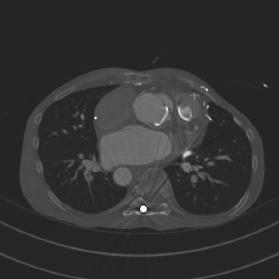
#> input picture Code/Sample Images/img_4.png, 279 x 279 px
$ python 'Region Growing.py'
#> lines starting #> are read from the running program, lines starting #| are printed output that depends on the picture; after the words box and inside, x2 and y2 are one past the last pixel; in counts of white or black regions, pixels touching at a corner belong together
import numpy as np
import cv2.cv2 as cv2


class Point:
    def __init__(self, x, y):
        self.x = x
        self.y = y

    def getX(self):
        return self.x

    def getY(self):
        return self.y


def getGrayDiff(img, currentPoint, tmpPoint):
    return abs(int(img[currentPoint.x, currentPoint.y]) - int(img[tmpPoint.x, tmpPoint.y]))


# get 8 near point to decide where to grow
def selectConnects():
    connects = [Point(-1, -1), Point(0, -1), Point(1, -1), Point(1, 0), Point(1, 1), Point(0, 1), Point(-1, 1),
                Point(-1, 0)]
    return connects


def regionGrow(img, seeds, thresh):
    m, n = img.shape
    seedMark = np.zeros([m, n])
    seedList = []
    for seed in seeds:
        seedList.append(seed)
    label = 1
    connects = selectConnects()
    while (len(seedList) > 0):
        currentPoint = seedList.pop(0)
        seedMark[currentPoint.x, currentPoint.y] = label
        for i in range(8):
            tmpX = currentPoint.x + connects[i].x
            tmpY = currentPoint.y + connects[i].y
            if tmpX < 0 or tmpY < 0 or tmpX >= m or tmpY >= n:
                continue

            grayDiff = getGrayDiff(img, currentPoint, Point(tmpX, tmpY))
            if grayDiff < thresh and seedMark[tmpX, tmpY] == 0:
                seedMark[tmpX, tmpY] = label
                seedList.append(Point(tmpX, tmpY))
    return seedMark


if __name__ == "__main__":
    img = cv2.imread('../Sample Images/img_4.png')
#> img is the input picture: shape (279, 279, 3); min 27, max 255, mean 50.7
    img = cv2.resize(img, (800, 600))
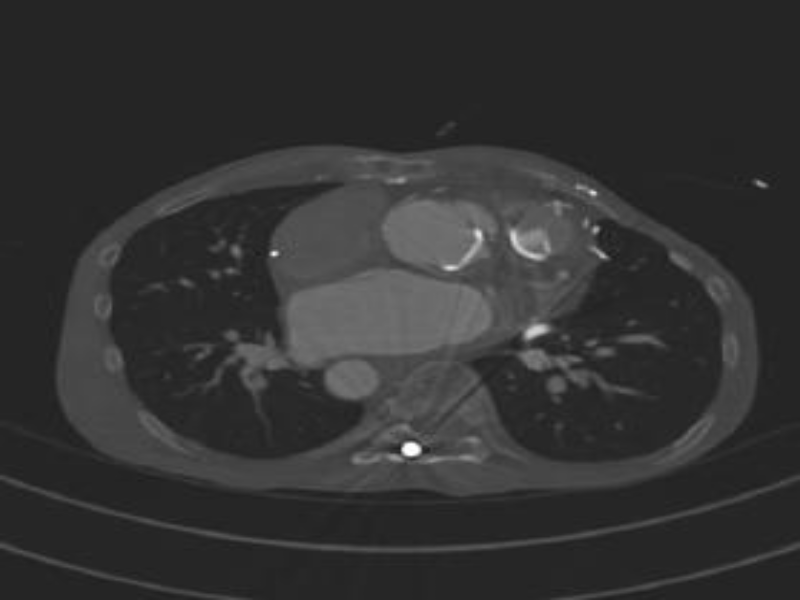
#> img: shape (600, 800, 3); min 28, max 255, mean 50.6
    img = cv2.cvtColor(img, cv2.COLOR_BGR2GRAY)
#> img: shape (600, 800)
    cv2.imshow("Before filter", img)
    threshold = 5
    seeds = [Point(10, 10), Point(300, 400), Point(100, 300)]
    new_img_arr = regionGrow(img, seeds, threshold)
#> the loop in regionGrow, `while (len(seedList) > 0):` made 477305 passes
#> after the loop in regionGrow, `while (len(seedList) > 0):`:
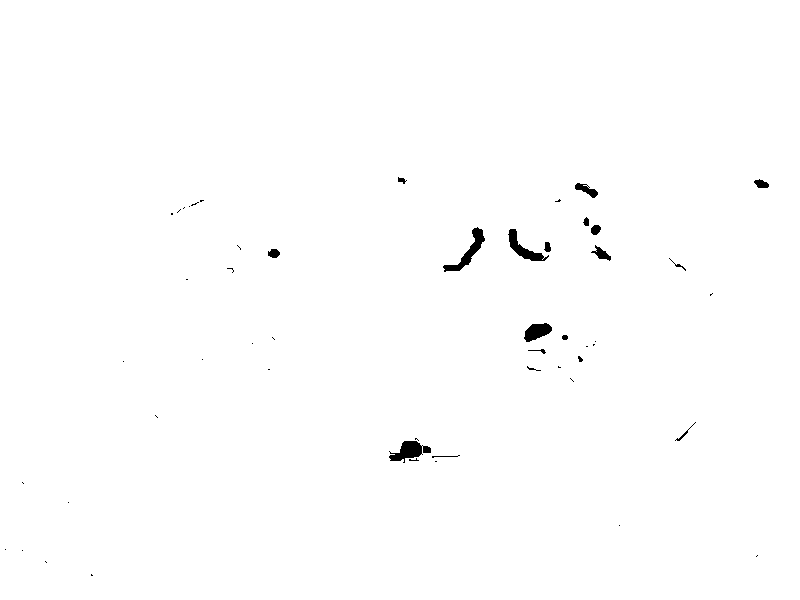
#> seedMark: shape (600, 800) float64; values 0 (black) and 1 (white), 99.4% white; 52 black regions (33 under 20 px), largest, box (x1, y1, x2, y2) and area: (443, 227, 485, 272) 480, (389, 441, 431, 463) 475, (508, 229, 549, 261) 415
#> after the loop in regionGrow, `while (len(seedList) > 0):`: seedList = []
    cv2.imshow("After filter", new_img_arr)
    cv2.waitKey(0)

$ run again, with Code/Sample Images/img_1.png copied over Code/Sample Images/img_4.png
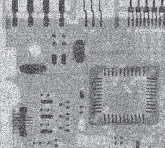
#> input picture Code/Sample Images/img_1.png, 165 x 148 px
#> img is the input picture: shape (148, 165, 3); mean B, G, R 160.5, 157.8, 156.3
#> `img = cv2.resize(img, (800, 600))`:
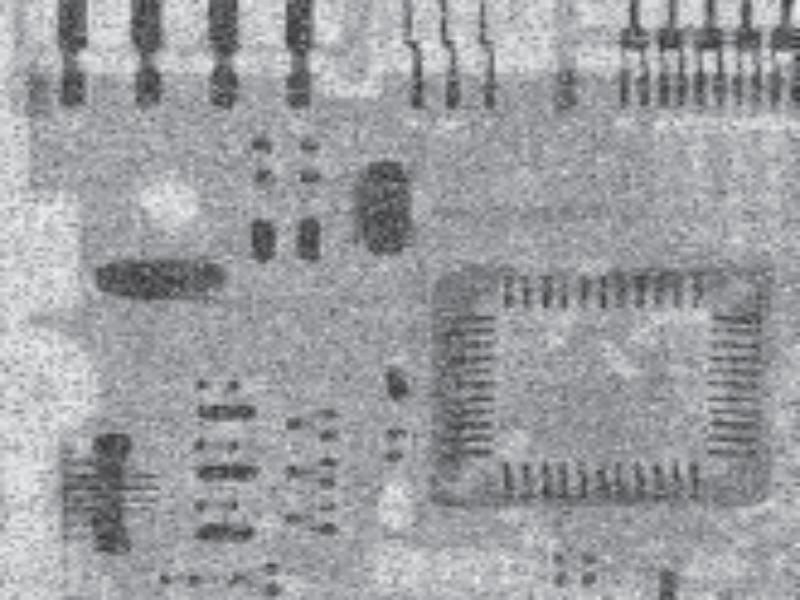
#> img: shape (600, 800, 3); mean B, G, R 160.4, 157.7, 156.1
#> the loop in regionGrow, `while (len(seedList) > 0):` made 442037 passes
#> after the loop in regionGrow, `while (len(seedList) > 0):`:
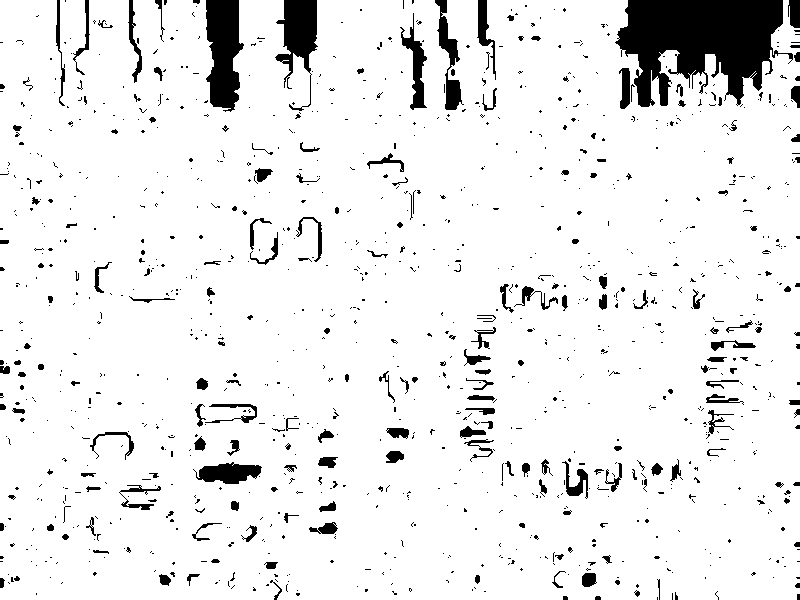
#> seedMark: shape (600, 800) float64; values 0 (black) and 1 (white), 92.1% white; 1125 black regions (936 under 20 px), largest, box (x1, y1, x2, y2) and area: (615, 0, 793, 107) 11774, (206, 0, 244, 112) 3121, (275, 0, 318, 111) 2149
#> after the loop in regionGrow, `while (len(seedList) > 0):`: seedList = []

$ run again, with Code/Sample Images/img_10.png copied over Code/Sample Images/img_4.png
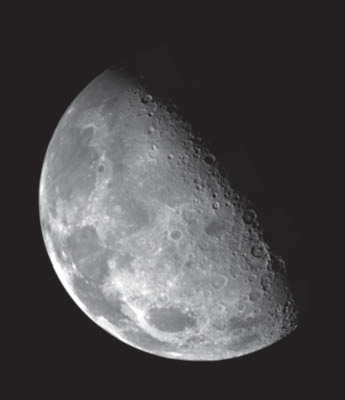
#> input picture Code/Sample Images/img_10.png, 345 x 400 px
#> img is the input picture: shape (400, 345, 3); mean B, G, R 72.6, 71, 73.1
#> `img = cv2.resize(img, (800, 600))`:
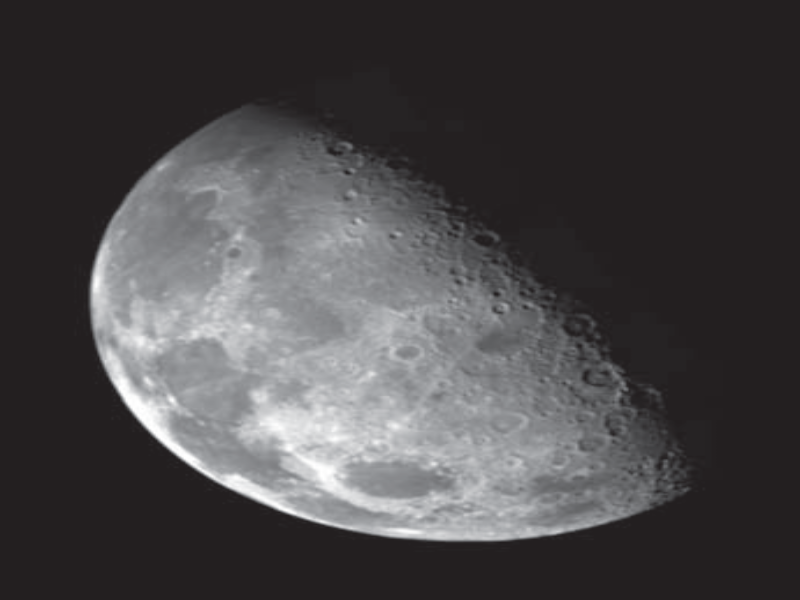
#> img: shape (600, 800, 3); mean B, G, R 72.5, 71, 73.1
#> the loop in regionGrow, `while (len(seedList) > 0):` made 473716 passes
#> after the loop in regionGrow, `while (len(seedList) > 0):`:
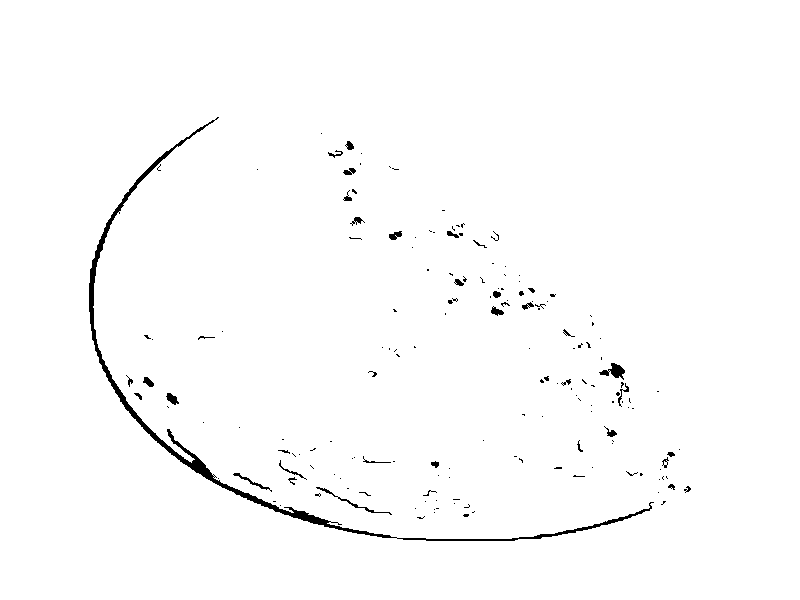
#> seedMark: shape (600, 800) float64; values 0 (black) and 1 (white), 98.7% white; 169 black regions (130 under 20 px), largest, box (x1, y1, x2, y2) and area: (89, 117, 654, 541) 3820, (599, 363, 625, 380) 200, (316, 487, 392, 515) 150
#> after the loop in regionGrow, `while (len(seedList) > 0):`: seedList = []

$ run again, with Code/Sample Images/img_11.png copied over Code/Sample Images/img_4.png
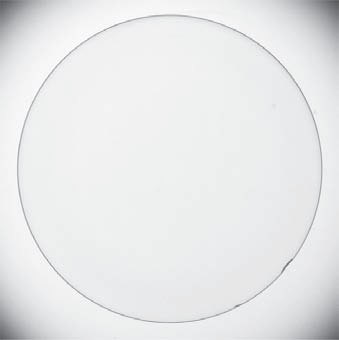
#> input picture Code/Sample Images/img_11.png, 339 x 340 px
#> img is the input picture: shape (340, 339, 3); mean B, G, R 233.2, 232.5, 231.7
#> `img = cv2.resize(img, (800, 600))`:
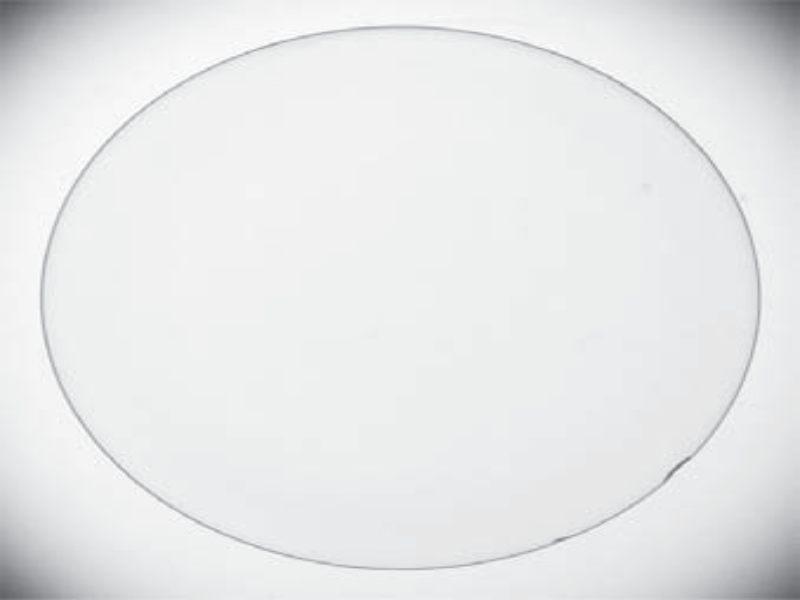
#> img: shape (600, 800, 3); mean B, G, R 233.1, 232.4, 231.7
#> the loop in regionGrow, `while (len(seedList) > 0):` made 472934 passes
#> after the loop in regionGrow, `while (len(seedList) > 0):`:
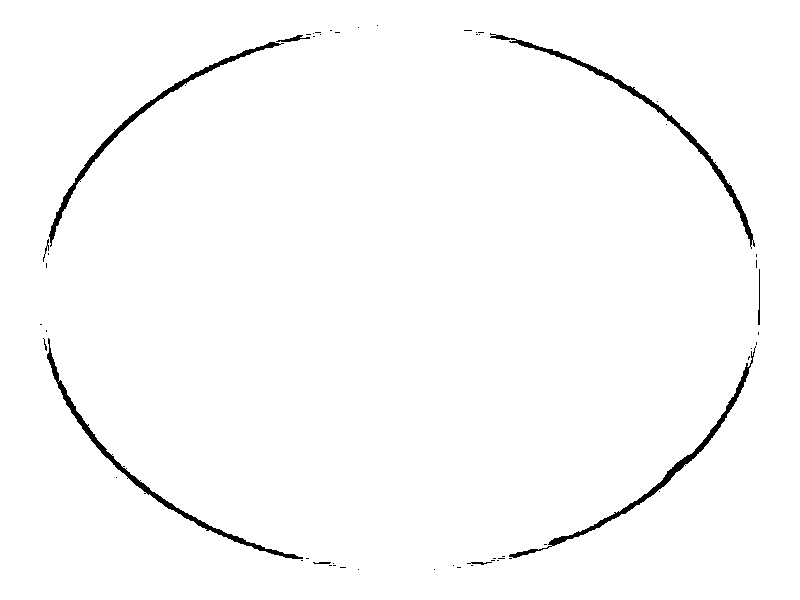
#> seedMark: shape (600, 800) float64; values 0 (black) and 1 (white), 98.5% white; 57 black regions (48 under 20 px), largest, box (x1, y1, x2, y2) and area: (47, 338, 303, 559) 1727, (490, 33, 755, 249) 1725, (509, 346, 756, 558) 1603
#> after the loop in regionGrow, `while (len(seedList) > 0):`: seedList = []
